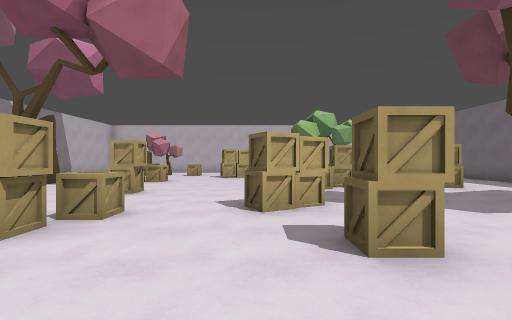
View 1 (above)

16 first-person views from a walk through a 3-D level made in the Godot game engine. The camera is 1.5 m above the floor, looks level and sees 85° across. The floor is counted in squares, 2 m on a side. Each view is taken from the middle of a square. On the plan, view 1 faces up. The plan holds only what a view shows up to about 10 squares ahead; the rest is blank.

View 2
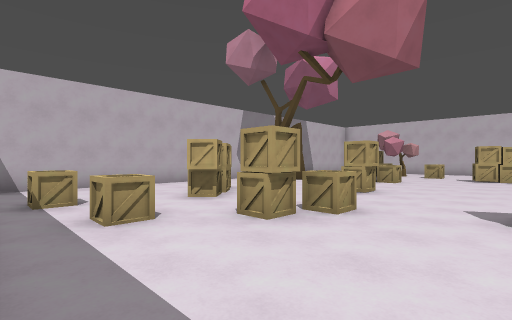

View 3
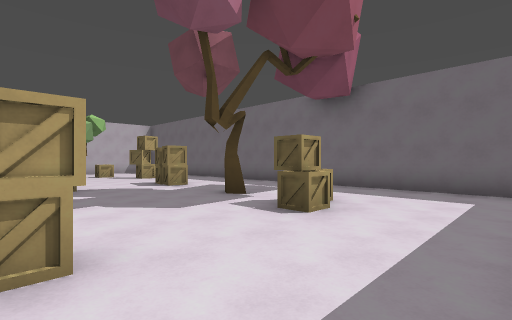

View 4
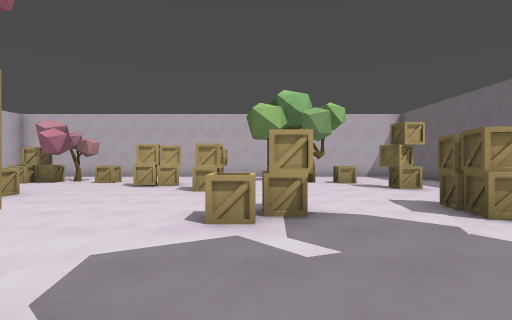

View 5
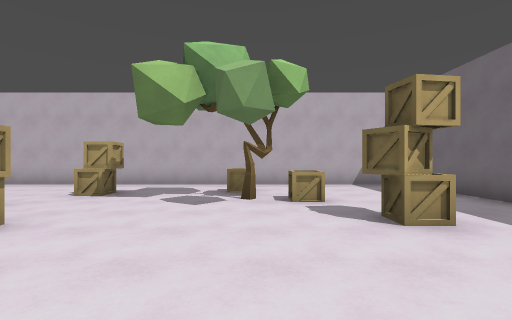

View 6
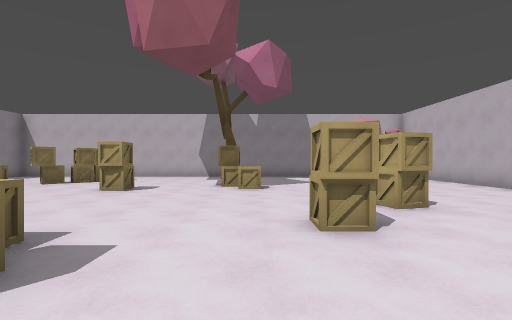

View 7
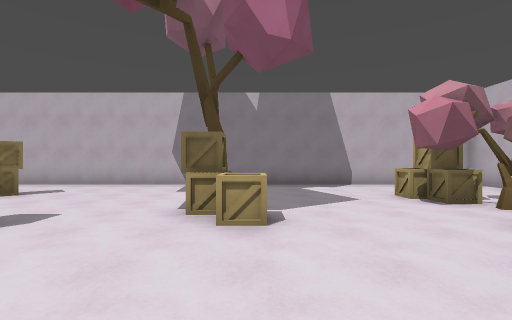

View 8
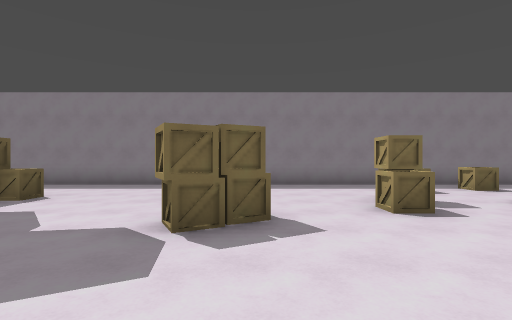

View 9
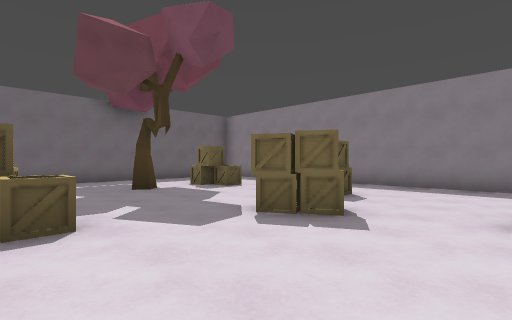

View 10
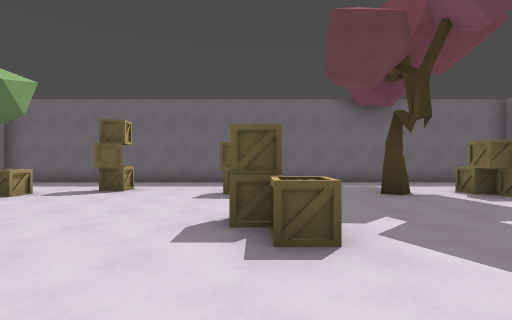

View 11
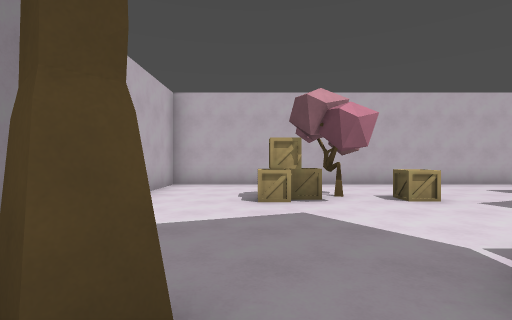

View 12
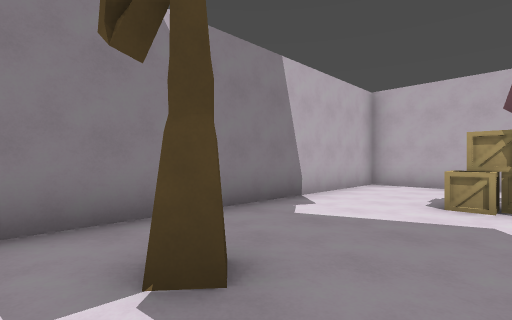

View 13
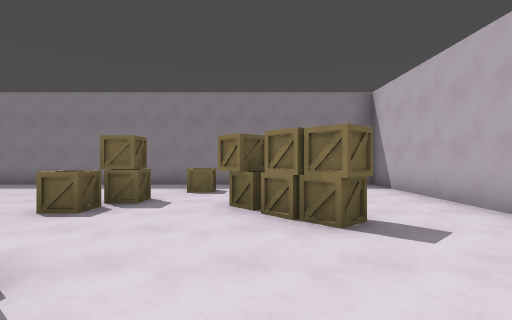

View 14
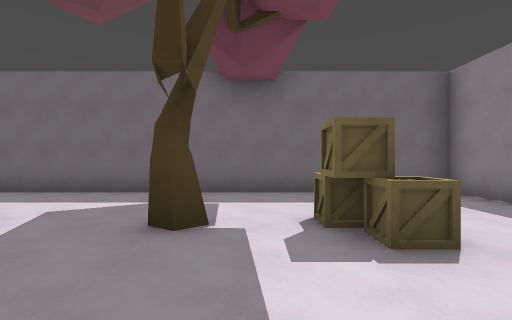

View 15
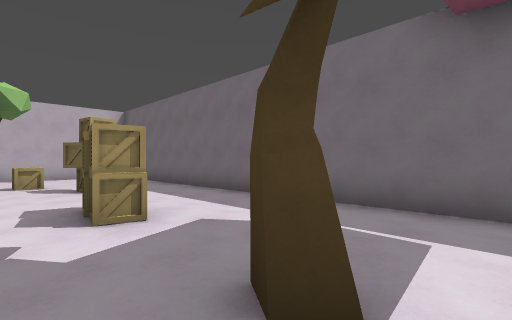

View 16
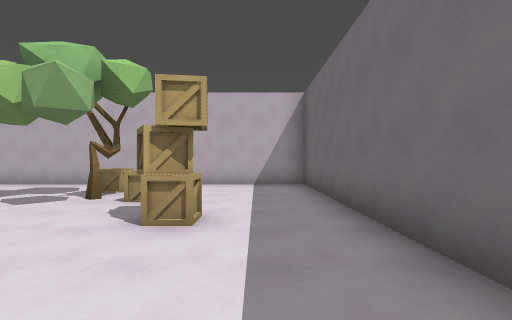

### Floor plan
Points are (right, up) in squares from view 1. A wall is a line through its corners. A room is listed if a view was taken in it or the views show most of it. See-through windows are left out.
Room 1 (views 1, 2, 3, 4, 5, 6, 7, 8, 9, 10, 11, 12, 13, 14, 15, 16)
walls: (5.3, 4.5) (5, 4.9) (5.2, 5.2); (-6.8, 9.4) (-6.4, 9.1) (-6.6, 8.8) (-7, 9.1); (-7.9, -0.5) (8.5, -0.5) (8.5, 16.5) (-8.5, 16.5) (-8.5, -0.5)
objects: other object (-6, 1); other object (-6, 4); other object (-6, 5); other object (-6, 13); other object (-5, 3); other object (-5, 4); other object (-5, 13) to (-5, 14); other object (-4, 1); other object (-4, 9); other object (-4, 10); other object (-3, 3); other object (-3, 7); other object (-3, 13); other object (-2, 4); other object (-1, 12); other object (0, 4); other object (0, 5); other object (0, 14); other object (1, 2); other object (1, 3); other object (1, 5); other object (1, 11); other object (1, 14); other object (2, 8); other object (4, 15); other object (5, 3); other object (5, 7); other object (5, 8); other object (5, 13); other object (6, 12)

Positions as (right, up) in squares from view 1, and headings:
1: (0, 0), facing up
2: (0, 0), facing up-left
3: (1, 0), facing up-right
4: (2, 4), facing up
5: (4, 8), facing up
6: (4, 10), facing left
7: (0, 10), facing left
8: (0, 8), facing down
9: (-2, 8), facing down-right
10: (-1, 8), facing right
11: (-6, 8), facing up
12: (-5, 8), facing up-left
13: (-5, 8), facing down
14: (2, 4), facing right
15: (4, 4), facing up-right
16: (7, 8), facing up
